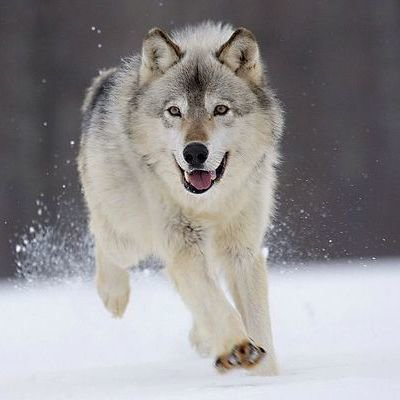
//> input picture image.png, 400 x 400 px
$ ./main   (built with g++ and OpenCV 4)
//> lines starting //> are read from the running program, lines starting //| are printed output that depends on the picture; after the words box and inside, x2 and y2 are one past the last pixel; in counts of white or black regions, pixels touching at a corner belong together
### 8-OTSU/otsu.h
//
// Created by 单淳劼 on 2022/3/17.
//

#ifndef CANNY_OTSU_H
#define CANNY_OTSU_H

#include <opencv2/opencv.hpp>
#include <iostream>

class Otsu
{
public:
    Otsu();
    Otsu(cv::Mat& src);
    int calcThresh();

private:
    int calcHistogram();
    int otsuSegment();

    cv::Mat mSrc;
    std::vector<int> mHistTable;
    int mThresh;
};


#endif //CANNY_OTSU_H

### 8-OTSU/otsu.cpp
//
// Created by 单淳劼 on 2022/3/17.
//

#include "otsu.h"

// [4 lines left out: function Otsu, not called in this run]

Otsu::Otsu(cv::Mat& src)
    : mHistTable(std::vector<int>(256, 0))
    , mSrc(src.clone())
    , mThresh(0)
{

}

int Otsu::calcHistogram()
{
    cv::Mat iSrc;
    mSrc.convertTo(iSrc, CV_32SC1);

    for (int i = 0; i < iSrc.rows; i++)
    {
        for (int j = 0; j < iSrc.cols; j++)
        {
            int grayValue = iSrc.at<int>(i, j);
//            std::cout << grayValue << " ";
            mHistTable[grayValue]++;
        }
    }

    return 0;
}

int Otsu::calcThresh()
{
    calcHistogram();

    int u0 = 0;  // mean of background
    int u1 = 0;  // mean of foreground
    int v0 = 0;  // variance of background
    int v1 = 0;  // variance of foreground
    int numPixels = mSrc.rows * mSrc.cols;
    int value = 0;

    for (int i = 0; i < 255; i++)
    {
        u0 = 0;
        u1 = 0;
        v0 = 0;
        v1 = 0;

        for (int j = 0; j <= i; j++)
        {
            v0 += mHistTable[i];
//            std::cout << mHistTable[i] << std::endl;
            u0 += j * mHistTable[i];
        }

        if (v0 == 0)
            break;

        u0 = u0 / v0;
        v0 = v0 / numPixels;

        for (int k = i; k < 255; k++)
        {
            v1 += mHistTable[k];
            u1 += k * mHistTable[k];
        }

        if (v1 == 0)
            break;

        u1 = u1 / v1;
        v1 = v1 / numPixels;

        int currValue = v0 * v1 * std::pow((u1 - u0), 2);
        if (currValue > value)
        {
            value = currValue;
            mThresh = i;
        }
    }

    otsuSegment();

    return 0;
}

int Otsu::otsuSegment()
{
    cv::Mat binaryMat = cv::Mat::zeros(mSrc.size(), CV_32SC1);

    for (int i = 0; i < mSrc.rows; i++)
    {
        for (int j = 0; j < mSrc.cols; j++)
        {
            if (mSrc.at<char>(i, j) < mThresh)
                binaryMat.at<char>(i, j) = 0;
            else
                binaryMat.at<int>(i, j) = 255;
        }
    }

    cv::imwrite("../binary.png", binaryMat);

    return 0;
}

### 8-OTSU/main.cpp
//
// Created by 单淳劼 on 2022/3/17.
//

#include "otsu.h"

int main()
{
    cv::Mat img = cv::imread("../../image.png", cv::IMREAD_GRAYSCALE);
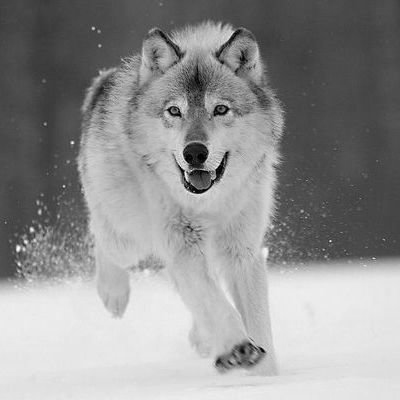
//> img: 400 rows x 400 cols, CV_8UC1; min 0, max 253, mean 145.7

    Otsu otsu(img);
    otsu.calcThresh();
//> in otsuSegment, `cv::imwrite("../binary.png", binaryMat);`:
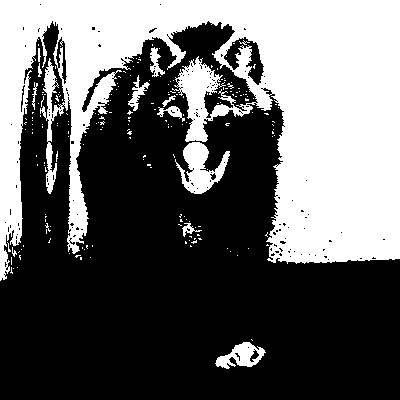
//> saved as binary.png: 400 rows x 400 cols, CV_8UC1; 38.8% white; 200 white regions (188 under 20 px), largest, box (x1, y1, x2, y2) and area: (0, 0, 400, 281) 58494, (175, 142, 230, 194) 1379, (215, 342, 266, 369) 697

    int thresh = otsu.calcThresh();
//> in otsuSegment (call 2), `cv::imwrite("../binary.png", binaryMat);`:
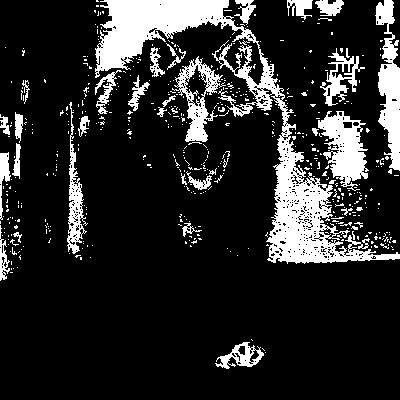
//> saved as binary.png: 400 rows x 400 cols, CV_8UC1; 16.6% white; 513 white regions (477 under 20 px), largest, box (x1, y1, x2, y2) and area: (95, 0, 400, 264) 12772, (375, 0, 400, 171) 2333, (318, 111, 369, 191) 2162
//> thresh = 0
    std::cout << thresh << std::endl;
//| 0
    return 0;
}
